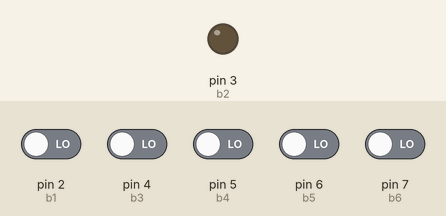
This sketch was run on a simulated Arduino Uno, built with avr-gcc and run on an emulated ATmega328P. Shown: output pins drawn as LEDs (lit = HIGH). Inputs (shaded band) come from the test bench; at power-on: pin 2 (b1), pin 4 (b3), pin 5 (b4), pin 6 (b5), pin 7 (b6) LOW.

Above: at 1.2 s.
1.3 s: pin 2 (b1) driven HIGH
At 2.3 s:
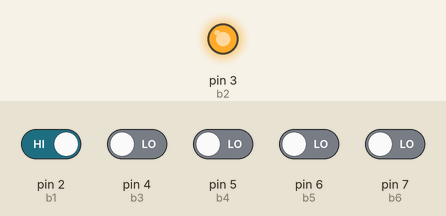
Timing chart, 0 to 4.3 s (numbered marks = the images above; inputs shaded):
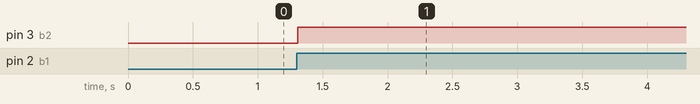

The sketch:

nyspaktest.ino
```cpp
// vilken pin som knapparna sitter på
const int b1 = 2;
const int b2 = 3;
const int b3 = 4;
const int b4 = 5;
const int b5 = 6;
const int b6 = 7;

int const declaration_length = 14;
int declaration[declaration_length];

// varibler som kommer representera in signal till arduinon
int b1s = 0;
//int b2s = 0;
int b3s = 0;
int b4s = 0;
int b5s = 0;
int b6s = 0;
void setup() {
// sätter alla pins till att ta in signaler
 pinMode(b1, INPUT);
 pinMode(b2, OUTPUT);
 pinMode(b3, INPUT);
 pinMode(b4, INPUT);
 pinMode(b5, INPUT);
 pinMode(b6, INPUT);
 Serial.begin(9600);
}

void loop() {
  // läser av varje switch/knapp
    b1s = digitalRead(b1);
    //b2s = digitalRead(b2);
    b3s = digitalRead(b3);
    b4s = digitalRead(b4);
    b5s = digitalRead(b5);
    b6s = digitalRead(b6);
    delay(5);
  //om en knapp blir tryckt.
    if (b1s == HIGH)
    {
      declaration[0] =1;
      digitalWrite(b2, HIGH);
    }else
    {
      declaration[0] =0;
      //digitalWrite(b2, LOW);
    }
    //Down
    if (b3s == HIGH)
    {
        declaration[11] =2;
    }else if(b6s == HIGH)
    {
      declaration[11] =1;
    }else
    {
      declaration[11] =0;
    }
    //Up
    if (b4s == HIGH)
    {
        declaration[10] =1;
    }else if(b5s == HIGH){
      declaration[10] =2;
    }else{
      declaration[10] =0;
    }

    declaration[1] =0;
    declaration[2] =0;
    declaration[3] =0;
    declaration[4] =0;
    declaration[5] =0;
    declaration[6] =0;
    declaration[7] =0;
    declaration[8] =0;
    declaration[9] =0;
    //declaration[10] =0;//Horizontal   //Left
    //declaration[11] =0;//Vertical
    declaration[12] =0;              //Right
    declaration[13] =0;


    /*for(int i = 0; i < declaration_length; i++){
      Serial.print(declaration[i]);
    }*/
    //Serial.println(' ');
    //Serial.flush();
    if(Serial.available() > 0)
    {
       char ltr = Serial.read();
       if(ltr == '1')
       {
          digitalWrite(b2, HIGH);
       }
       else if(ltr = '0'){
          digitalWrite(b2, LOW);
       }
    }

}
```

Measured:
- after the input at 1.3 s, pin 3 (b2): LOW → HIGH at once
